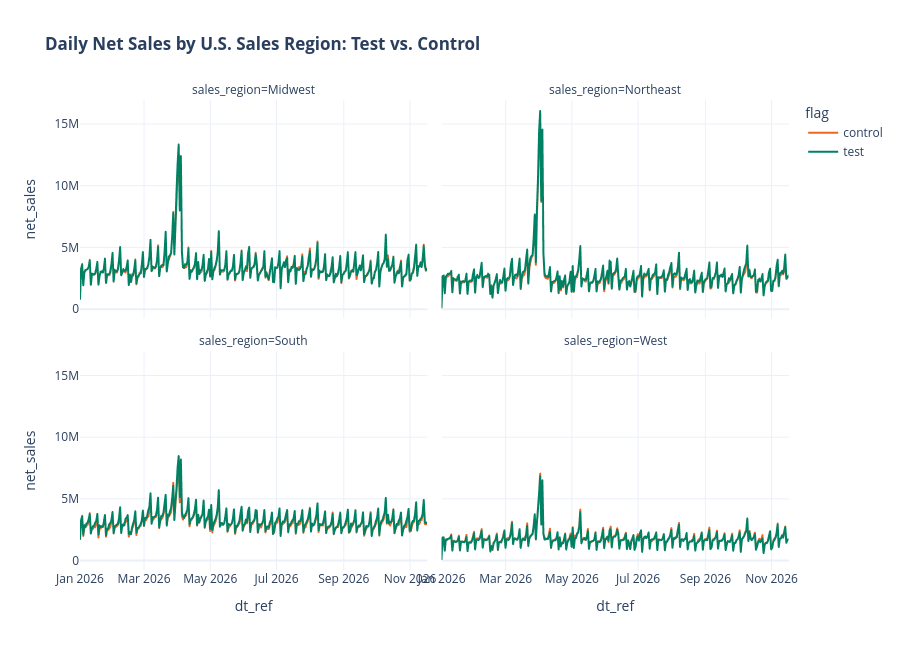

Here is the notebook cell this chart was saved with:
### Markdown cell above
## 7. Breakdown by Sales Region

We evaluate balance across the four U.S. sales regions (*Midwest, Northeast, South, and West*), comparing store counts, cumulative net sales, and regional time series. *In the saved run, only the South region (Florida) contains test and control stores.*

### Code cell
# Grouping by region and date
region_daily = df_tc.groupby(['sales_region', 'dt_ref', 'flag'])['net_sales'].sum().reset_index()

fig = px.line(
    region_daily, x='dt_ref', y='net_sales', color='flag',
    facet_col='sales_region', facet_col_wrap=2,
    color_discrete_map={'test': PALETTE['test'], 'control': PALETTE['control']},
    title='<b>Daily Net Sales by U.S. Sales Region: Test vs. Control</b>'
)

fig.update_layout(
    template='plotly_white',
    height=650,
    hovermode='x unified'
)
fig.show()

# Consolidated summary by region
region_summary = df_tc.groupby(['sales_region', 'flag']).agg({
    'store_id': 'nunique',
    'net_sales': 'sum',
    'qty_sold': 'sum'
}).unstack()

display(region_summary)

### Figure 1 — Plotly figure (JSON) as saved in the notebook; plotly's stock layout.template omitted (floating-point values rounded to 4 significant figures; data arrays with more than 128 entries replaced by an {"elided": "..."} marker saying what was removed)
{"data": [{"hovertemplate": "flag=control<br>sales_region=Midwest<br>dt_ref=%{x}<br>net_sales=%{y}<extra></extra>", "legendgroup": "control", "line": {"color": "#EE6723", "dash": "solid"}, "marker": {"symbol": "circle"}, "mode": "lines", "name": "control", "showlegend": true, "type": "scattergl", "x": {"elided": "321 str values"}, "xaxis": "x3", "y": {"elided": "321 float values"}, "yaxis": "y3"}, {"hovertemplate": "flag=control<br>sales_region=Northeast<br>dt_ref=%{x}<br>net_sales=%{y}<extra></extra>", "legendgroup": "control", "line": {"color": "#EE6723", "dash": "solid"}, "marker": {"symbol": "circle"}, "mode": "lines", "name": "control", "showlegend": false, "type": "scattergl", "x": {"elided": "321 str values"}, "xaxis": "x4", "y": {"elided": "321 float values"}, "yaxis": "y4"}, {"hovertemplate": "flag=control<br>sales_region=South<br>dt_ref=%{x}<br>net_sales=%{y}<extra></extra>", "legendgroup": "control", "line": {"color": "#EE6723", "dash": "solid"}, "marker": {"symbol": "circle"}, "mode": "lines", "name": "control", "showlegend": false, "type": "scattergl", "x": {"elided": "321 str values"}, "xaxis": "x", "y": {"elided": "321 float values"}, "yaxis": "y"}, {"hovertemplate": "flag=control<br>sales_region=West<br>dt_ref=%{x}<br>net_sales=%{y}<extra></extra>", "legendgroup": "control", "line": {"color": "#EE6723", "dash": "solid"}, "marker": {"symbol": "circle"}, "mode": "lines", "name": "control", "showlegend": false, "type": "scattergl", "x": {"elided": "321 str values"}, "xaxis": "x2", "y": {"elided": "321 float values"}, "yaxis": "y2"}, {"hovertemplate": "flag=test<br>sales_region=Midwest<br>dt_ref=%{x}<br>net_sales=%{y}<extra></extra>", "legendgroup": "test", "line": {"color": "#008163", "dash": "solid"}, "marker": {"symbol": "circle"}, "mode": "lines", "name": "test", "showlegend": true, "type": "scattergl", "x": {"elided": "321 str values"}, "xaxis": "x3", "y": {"elided": "321 float values"}, "yaxis": "y3"}, {"hovertemplate": "flag=test<br>sales_region=Northeast<br>dt_ref=%{x}<br>net_sales=%{y}<extra></extra>", "legendgroup": "test", "line": {"color": "#008163", "dash": "solid"}, "marker": {"symbol": "circle"}, "mode": "lines", "name": "test", "showlegend": false, "type": "scattergl", "x": {"elided": "321 str values"}, "xaxis": "x4", "y": {"elided": "321 float values"}, "yaxis": "y4"}, {"hovertemplate": "flag=test<br>sales_region=South<br>dt_ref=%{x}<br>net_sales=%{y}<extra></extra>", "legendgroup": "test", "line": {"color": "#008163", "dash": "solid"}, "marker": {"symbol": "circle"}, "mode": "lines", "name": "test", "showlegend": false, "type": "scattergl", "x": {"elided": "321 str values"}, "xaxis": "x", "y": {"elided": "321 float values"}, "yaxis": "y"}, {"hovertemplate": "flag=test<br>sales_region=West<br>dt_ref=%{x}<br>net_sales=%{y}<extra></extra>", "legendgroup": "test", "line": {"color": "#008163", "dash": "solid"}, "marker": {"symbol": "circle"}, "mode": "lines", "name": "test", "showlegend": false, "type": "scattergl", "x": {"elided": "321 str values"}, "xaxis": "x2", "y": {"elided": "321 float values"}, "yaxis": "y2"}], "layout": {"annotations": [{"font": {}, "showarrow": false, "text": "sales_region=South", "x": 0.245, "xanchor": "center", "xref": "paper", "y": 0.465, "yanchor": "bottom", "yref": "paper"}, {"font": {}, "showarrow": false, "text": "sales_region=West", "x": 0.755, "xanchor": "center", "xref": "paper", "y": 0.465, "yanchor": "bottom", "yref": "paper"}, {"font": {}, "showarrow": false, "text": "sales_region=Midwest", "x": 0.245, "xanchor": "center", "xref": "paper", "y": 1.0, "yanchor": "bottom", "yref": "paper"}, {"font": {}, "showarrow": false, "text": "sales_region=Northeast", "x": 0.755, "xanchor": "center", "xref": "paper", "y": 1.0, "yanchor": "bottom", "yref": "paper"}], "height": 650, "hovermode": "x unified", "legend": {"title": {"text": "flag"}, "tracegroupgap": 0}, "title": {"text": "<b>Daily Net Sales by U.S. Sales Region: Test vs. Control</b>"}, "xaxis": {"anchor": "y", "domain": [0, 0.49], "title": {"text": "dt_ref"}}, "xaxis2": {"anchor": "y2", "domain": [0.51, 1], "matches": "x", "title": {"text": "dt_ref"}}, "xaxis3": {"anchor": "y3", "domain": [0, 0.49], "matches": "x", "showticklabels": false}, "xaxis4": {"anchor": "y4", "domain": [0.51, 1], "matches": "x", "showticklabels": false}, "yaxis": {"anchor": "x", "domain": [0, 0.465], "title": {"text": "net_sales"}}, "yaxis2": {"anchor": "x2", "domain": [0, 0.465], "matches": "y", "showticklabels": false}, "yaxis3": {"anchor": "x3", "domain": [0.535, 1.0], "matches": "y", "title": {"text": "net_sales"}}, "yaxis4": {"anchor": "x4", "domain": [0.535, 1.0], "matches": "y", "showticklabels": false}}}
